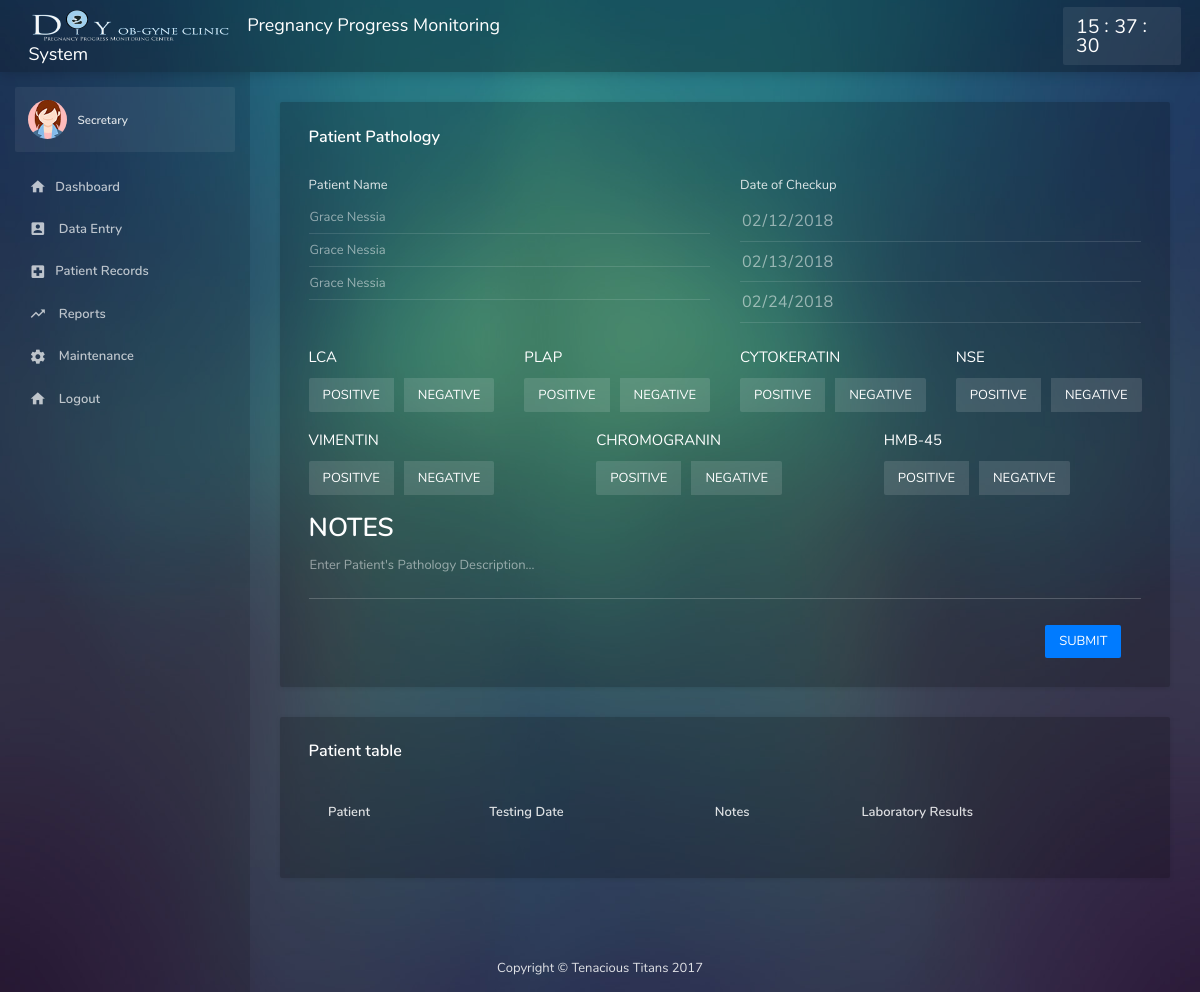
Screenshot of /admin/PatientLaboratory-Pathology.php?id1=9 with the database file from the repository.
### tables this page shows
CREATE TABLE `schedule` (
  `sched_ID` int(11) NOT NULL AUTO_INCREMENT,
  `patient_ID` int(11) NOT NULL,
  `sched_Date` date NOT NULL,
  `sched_Time` time NOT NULL,
  `sched_status` varchar(10) NOT NULL,
  `month` char(3) NOT NULL,
  `year` char(4) NOT NULL,
  PRIMARY KEY (`sched_ID`)
);

CREATE TABLE `patient` (
  `patient_ID` int(5) NOT NULL AUTO_INCREMENT,
  `patient_firstName` varchar(15) NOT NULL,
  `patient_lastName` varchar(15) NOT NULL,
  `patient_address` varchar(30) NOT NULL,
  `patient_contactNumber` varchar(15) NOT NULL,
  `patient_bloodType` varchar(5) NOT NULL,
  `patient_Age` int(5) NOT NULL,
  `patient_Name` varchar(30) NOT NULL,
  `patient_time` varchar(15) NOT NULL,
  `patient_LMP` date NOT NULL,
  `month` char(3) NOT NULL,
  `year` char(4) NOT NULL,
  PRIMARY KEY (`patient_ID`)
);

### admin/PatientLaboratory-Pathology.php (the view, shortened to what this page needs)
<?php
include("includes/header.php");
include("includes/sidebar.php");
?>
<section class="content">
    <div class="card">
        <div class="card-body">
           <form method="POST" action="actions/pathologyAction.php">
            <h2 class="card-title">Patient Pathology</h2>
            <div class="row">
                <div class="col-md-6">
                    <div class="form-group">
                        <label>Patient Name</label>
                            <?php
                            include "dbconnect.php";
                            $id = $_GET['id1'];
                            $pat = $connect->query("SELECT * FROM `schedule` INNER JOIN `patient` on schedule.patient_ID = patient.patient_ID WHERE schedule.patient_ID = '$id'") or die(mysqli_error());
                            while($fetch = $pat->fetch_array()){?>
                            <input name = "patientPath" type="text" class="form-control" value="<?php echo $fetch['patient_Name']?>"  disabled>
                              <?php } ?>
                    </div>
                </div>
                <div class="col-md-6">
                    <div class="form-group">
                        <label>Date of Checkup</label>
                        <?php include "dbconnect.php";
                            $pat = $connect->query("SELECT * FROM `schedule` INNER JOIN `patient` on schedule.patient_ID = patient.patient_ID WHERE schedule.patient_ID = '$id'") or die(mysqli_error());
                            while($fetch = $pat->fetch_array()){ ?>
                        <input type="date" class="form-control form-control-lg date-picker" value="<?php echo $fetch['sched_Date']; ?>" name="pat_date"  placeholder="Enter Date of Chekup"  disabled>
                        <?php } ?>
                    </div>
                </div>
            </div>
            <div class="row">
                <div class="col-sm-4 col-md-3">
                    <h3 class="card-body__title">LCA</h3>
                    <div class="btn-group" data-toggle="buttons">
                        <label class="btn btn-light ">
                            <input type="radio" name="pat_lca" id="LCAa" value="Positive" autocomplete="off" required="true">POSITIVE
                        </label>
                        <label class="btn btn-light" style="margin-left:10px;">
                            <input type="radio" name="pat_lca" id="LCAb"  value="Negative" autocomplete="off" required="true">NEGATIVE</label>
                        </div>
                    </div>
                    <div class="col-sm-4 col-md-3">
                        <h3 class="card-body__title">PLAP</h3>
                        <div class="btn-group" data-toggle="buttons">
                            <label class="btn btn-light ">
                                <input type="radio" name="pat_plap" id="PLAPa" value="Positive" autocomplete="off" required="true">POSITIVE
                            </label>
                            <label class="btn btn-light" style="margin-left:10px;">
                                <input type="radio" name="pat_plap" id="PLAPb"  value="Negative" autocomplete="off" required="true">NEGATIVE</label>
                            </div>
                        </div>
                        <div class="col-sm-4 col-md-3">
                            <h3 class="card-body__title">CYTOKERATIN</h3>
                            <div class="btn-group" data-toggle="buttons">
                                <label class="btn btn-light ">
                                    <input type="radio" name="pat_cytokeratin" id="CYTOKERATINa" value="Positive" autocomplete="off" required="true">POSITIVE
                                </label>
                                <label class="btn btn-light" style="margin-left:10px;">
                                    <input type="radio" name="pat_cytokeratin" id="CYTOKERATINb"  value="Negative" autocomplete="off" required="true">NEGATIVE</label>
                                </div>
                            </div>
                            <div class="col-sm-4 col-md-3">
                                <h3 class="card-body__title">NSE</h3>
                                <div class="btn-group" data-toggle="buttons">
                                    <label class="btn btn-light ">
                                        <input type="radio" name="pat_nse" id="NSEa" value="Positive" autocomplete="off" required="true">POSITIVE
                                    </label>
                                    <label class="btn btn-light" style="margin-left:10px;">
                                        <input type="radio" name="pat_nse" id="NSEb"   value="Negative" autocomplete="off" required="true">NEGATIVE</label>
                                    </div>
                                </div>
                            </div>
                            <br>
                            <div class="row">
                                <div class="col-sm-4 col-md-4">
                                    <h3 class="card-body__title">VIMENTIN</h3>
                                    <div class="btn-group" data-toggle="buttons">
                                        <label class="btn btn-light ">
                                            <input type="radio" name="pat_vimetin" id="VIMENTINa" value="Positive" autocomplete="off" required="true">POSITIVE
                                        </label>
                                        <label class="btn btn-light" style="margin-left:10px;">
                                            <input type="radio" name="pat_vimetin" id="VIMENTINb"  value="Negative" autocomplete="off" required="true">NEGATIVE</label>
                                        </div>
                                    </div>
                                    <div class="col-sm-4 col-md-4">
                                        <h3 class="card-body__title">CHROMOGRANIN</h3>
                                        <div class="btn-group" data-toggle="buttons">
                                            <label class="btn btn-light ">
                                                <input type="radio" name="pat_chromogranin" id="CHROMOGRANINa"  value="Positive" autocomplete="off" required="true">POSITIVE
                                            </label>
                                            <label class="btn btn-light" style="margin-left:10px;">
                                                <input type="radio" name="pat_chromogranin" id="CHROMOGRANINb"  value="Negative" autocomplete="off" required="true">NEGATIVE</label>
                                            </div>
                                        </div>
                                        <div class="col-sm-4 col-md-4">
                                            <h3 class="card-body__title">HMB-45</h3>
                                            <div class="btn-group" data-toggle="buttons">
                                                <label class="btn btn-light ">
                                                    <input type="radio" name="pat_hmb45" id="HMB45a" value="Positive" autocomplete="off" required="true">POSITIVE
                                                </label>
                                                <label class="btn btn-light" style="margin-left:10px;">
                                                    <input type="radio" name="pat_hmb45" id="HMB45b" value="Negative" autocomplete="off" required="true">NEGATIVE</label>
                                                </div>
                                            </div>
                                        </div>
                                        <br>
                                        <div class="row">
                                            <div class="col-md-12">
                                                <div class="form-group">
                                                    <h2>NOTES</h2>
                                                    <textarea class="form-control textarea-autosize text-counter" name="pat_note" placeholder="Enter Patient's Pathology Description..."></textarea>
                                                </div>
                                            </div>
                                        </div>
                                        <div class="row" style="float:right; margin-right:20px;">
                                            <button type="submit" name="patAdd" class="btn btn-primary" >SUBMIT</button>
                                        </div>
                                          </form>
                                    </div>
                            </div>
                            <div class="card">
                                <div class="card-body">
                                    <h4 class="card-title">Patient table</h4>
                                    <div class="table-responsive">
                                        <table id="data-table" class="table">
                                            <thead>
                                                <tr>
                                                    <th>Patient</th>
                                                    <th>Testing Date</th>
                                                    <th>Notes</th>
                                                    <th>Laboratory Results</th>
                                                </tr>
                                            </thead>
                                        </table>
                                    </div>
                                </div>
                            </div>
                    </section>
                </main>
                <?php include("includes/footer.php"); ?>
            </body>
            </html>

### rows the page displays
schedule: patientPath "Grace Nessia", pat_date "02/12/2018"
schedule: patientPath "Grace Nessia", pat_date "02/13/2018"
schedule: patientPath "Grace Nessia", pat_date "02/24/2018"
